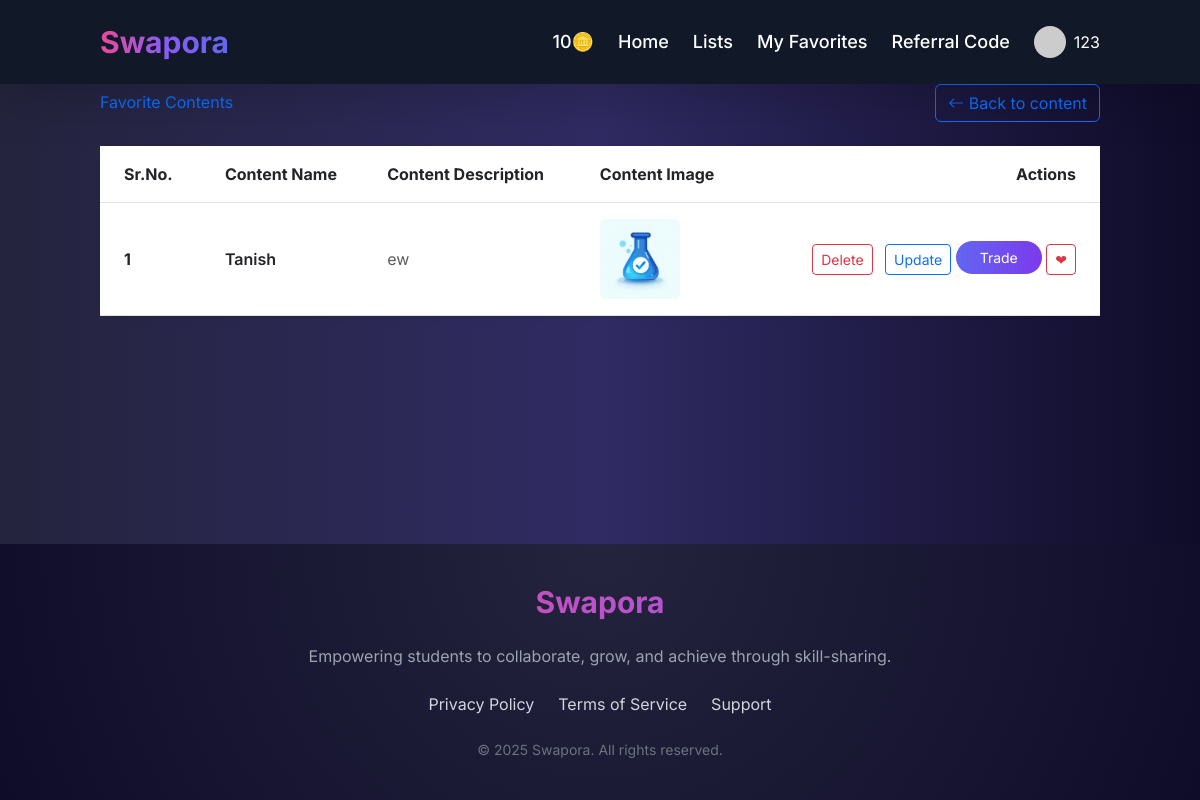
The page /favorites/ (signed in) on the database as committed earlier.
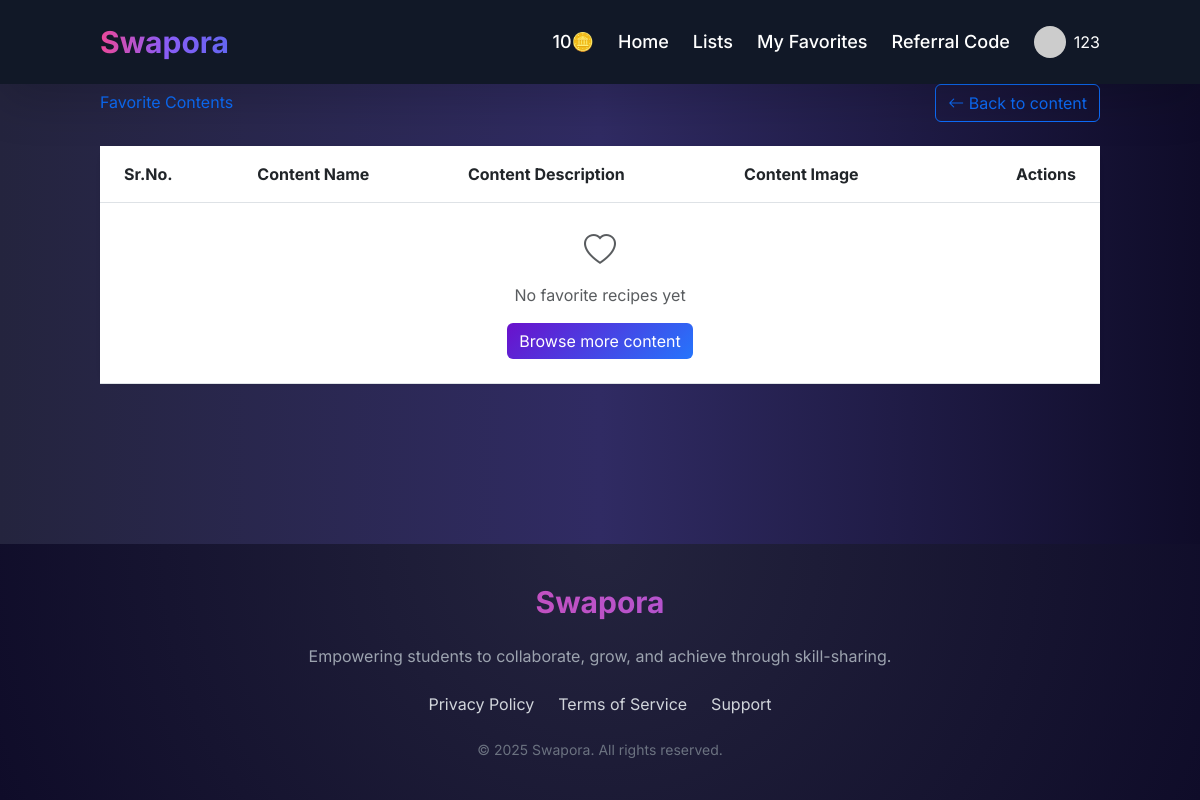
The same page on the database as committed later.
### veggie/models.py (models this page shows)
class Recipe(models.Model):
    user = models.ForeignKey(User, on_delete=models.SET_NULL, null=True, blank=True)
    recipe_name = models.CharField(max_length=100)
    recipe_des = models.TextField()
    recipe_image = models.ImageField(upload_to="recipes/")
    recipe_main = models.CharField(max_length=100, null=False, default='')
    created_at = models.DateTimeField(auto_now_add=True)

### veggie/views.py (the view)
# urls.py: path('favorites/', views.favorites_view, name='favorites'),
@login_required
def favorites_view(request):
    favorite_recipes = Recipe.objects.filter(
        favorite__user=request.user
    ).select_related()
    return render(request, 'favs.html', {
        'recipes': favorite_recipes
    })

### veggie/templates/favs.html (shortened to what this page needs)
{% extends 'base.html' %}
{% block start %}
<div class="container">
    <div class="row">
        <div class="col-12">
            <div class="d-flex justify-content-between align-items-center mb-4 rounded">
                <h2 class="mb-0 text-primary">Favorite Contents</h2>
                <a href="{% url 'home' %}" class="btn btn-outline-primary">
                    <i class="bi bi-arrow-left"></i> Back to content
                </a>
            </div>
            <div class="card shadow-sm border-0">
                <div class="card-body p-0">
                    <table class="table table-hover mb-0">
                        <thead class="bg-light">
                            <tr>
                                <th scope="col" class="px-4">Sr.No.</th>
                                <th scope="col">Content Name</th>
                                <th scope="col">Content Description</th>
                                <th scope="col">Content Image</th>
                                <th scope="col" class="text-end px-4">Actions</th>
                            </tr>
                        </thead>
                        <tbody>
                            {% for recipe in recipes %}
                            <tr>
                                <th scope="row" class="px-4">{{forloop.counter}}</th>
                                <td class="fw-semibold">{{recipe.recipe_name}}</td>
                                <td class="text-muted">{{recipe.recipe_des|truncatechars:100}}</td>
                                <td>
                                    {% if recipe.recipe_image %}
                                        <img src="/media/{{recipe.recipe_image}}" class="rounded" style="height: 80px; width: 80px; object-fit: cover;">
                                    {% else %}
                                        <span class="badge bg-light text-dark">No image</span>
                                    {% endif %}
                                </td>
                                <td class="text-end px-4">
                        <a href="/delete/{{recipe.id}}/" class="btn btn-outline-danger btn-sm me-2" onclick="return confirm('Are you sure you want to delete this recipe?')">Delete</a>
                        <a href="/update/{{recipe.id}}/" class="btn btn-outline-primary btn-sm">Update</a>
                                    <a href="{% url 'trade_skill' recipe.id %}" class="px-4 py-2 bg-gradient-to-r from-indigo-500 to-purple-600 text-white rounded-full text-sm hover:scale-105 transform transition">Trade</a>
                                    <button class="btn btn-outline-danger btn-sm favs" data-recipe-id="{{recipe.id}}">❤</button>
                                </td>
                            </tr>
                            {% empty %}
                            <tr>
                                <td colspan="5" class="text-center py-4">
                                    <div class="text-muted">
                                        <i class="bi bi-heart" style="font-size: 2rem;"></i>
                                        <p class="mt-2 mb-0">No favorite recipes yet</p>
                                        <a href="{% url 'home' %}" class="btn btn-primary mt-3">Browse more content</a>
                                    </div>
                                </td>
                            </tr>
                            {% endfor %}
                        </tbody>
                    </table>
                </div>
            </div>
        </div>
    </div>
</div>
{% endblock %}

Rows that differ between the two databases and show on the page:
removed Recipe: recipe_name "Tanish", recipe_des "ew", recipe_image (picture)
Other text that changed with them:
text now shown: "No favorite recipes yet Browse more content"
